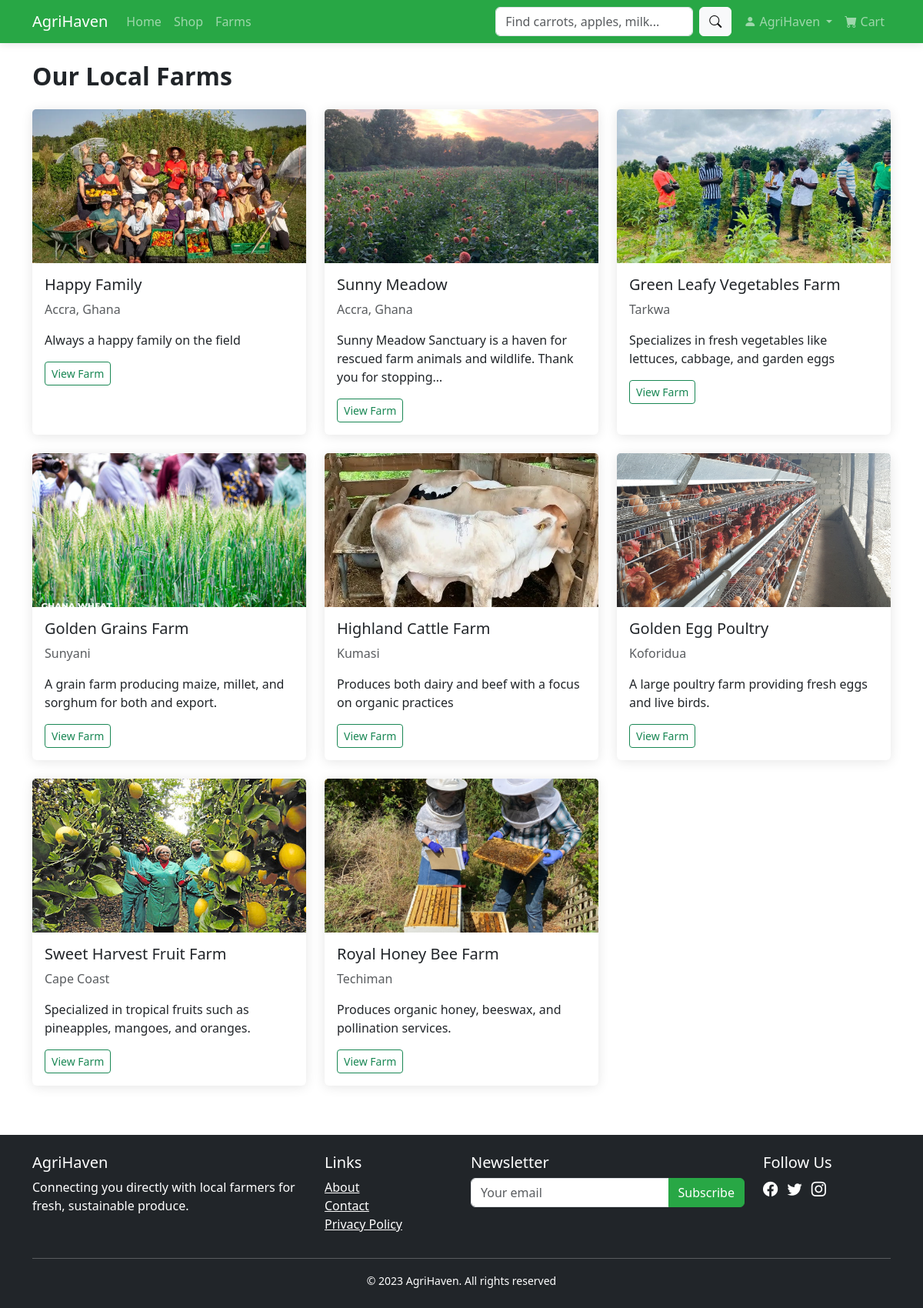
/farms/ (signed in), run on the app's committed database.
### marketplace/models.py (models this page shows, shortened)
class Farm(models.Model):
    user = models.OneToOneField(User, on_delete=models.CASCADE)
    name = models.CharField(max_length=100)
    location = models.CharField(max_length=200)
    description = models.TextField()
    image = models.ImageField(upload_to='farms/', default='defaults/farm_default.jpg', validators=[validate_image_size])
    created_at = models.DateTimeField(default=timezone.now)

### marketplace/views.py (the view)
# urls.py: path('farms/', views.farm_list, name='farms'),
def farm_list(request):
    farms = Farm.objects.all()
    context = {
        'farms': farms,
        'title': 'Our Farms'
    }
    return render(request, 'marketplace/farm_list.html', context)

### marketplace/templates/marketplace/farm_list.html
{% extends 'marketplace/base.html' %}
{% block content %}
<h2 class="fw-bold mb-4">Our Local Farms</h2>
<div class="row g-4">
    {% for farm in farms %}
    <div class="col-md-6 col-lg-4">
        <div class="card h-100">
            <img src="{{ farm.image.url }}" class="card-img-top" alt="{{ farm.name }}" style="height: 200px; object-fit: cover;">
            <div class="card-body">
                <h5 class="card-title">{{ farm.name }}</h5>
                <p class="text-muted">{{ farm.location }}</p>
                <p class="card-text">{{ farm.description|truncatechars:100 }}</p>
                <a href="{% url 'farm_detail' farm.id %}" class="btn btn-sm btn-outline-success">View Farm</a>
            </div>
        </div>
    </div>
    {% endfor %}
</div>
{% endblock %}

### marketplace/templates/marketplace/base.html (shortened to what this page needs)
{% load static %}
<!DOCTYPE html>
<html lang="en">
<head>
    <link href="https://cdn.jsdelivr.net/npm/bootstrap@5.3.0/dist/css/bootstrap.min.css" rel="stylesheet">
    <link rel="stylesheet" href="https://cdn.jsdelivr.net/npm/bootstrap-icons@1.10.0/font/bootstrap-icons.css">
    <link rel="stylesheet" href="{% static 'css/style.css' %}">
</head>
<body>
    <header>
        <nav class="navbar navbar-expand-lg navbar-dark bg-success">
            <div class="container">
                <a class="navbar-brand" href="{% url 'home' %}">AgriHaven</a>
                <div class="collapse navbar-collapse" id="navbarNav">
                    <ul class="navbar-nav me-auto">
                        <li class="nav-item"><a class="nav-link" href="{% url 'home' %}">Home</a></li>
                        <li class="nav-item"><a class="nav-link" href="{% url 'shop' %}">Shop</a></li>
                        <li class="nav-item"><a class="nav-link" href="{% url 'farms' %}">Farms</a></li>
                    </ul>
                    <form class="d-flex me-2" action="{% url 'search' %}" method="GET">
                        <input class="form-control me-2" type="search" name="q" placeholder="Find carrots, apples, milk...">
                        <button class="btn btn-light" type="submit"><i class="bi bi-search"></i></button>
                    </form>
                    <ul class="navbar-nav">
                        {% if user.is_authenticated %}
                            <li class="nav-item dropdown">
                                <a class="nav-link dropdown-toggle" href="#" role="button" data-bs-toggle="dropdown">
                                    <i class="bi bi-person-fill"></i> {{ user.username }}
                                </a>
                            </li>
                            <li class="nav-item">
                                <a class="nav-link" href="{% url 'cart' %}">
                                    <i class="bi bi-cart-fill"></i> Cart
                                </a>
                            </li>
                        {% else %}
                            <li class="nav-item"><a class="nav-link" href="{% url 'login' %}">Login</a></li>
                            <li class="nav-item"><a class="nav-link" href="{% url 'register' %}">Register</a></li>
                        {% endif %}
                    </ul>
                </div>
            </div>
        </nav>
    </header>
    <main class="container my-4">
        {% block content %}{% endblock %}
    </main>
    <footer class="bg-dark text-white py-4">
    <div class="container">
        <div class="row">
            <div class="col-md-4">
                <h5>AgriHaven</h5>
                <p>Connecting you directly with local farmers for fresh, sustainable produce.</p>
            </div>
            <div class="col-md-2">
                <h5>Links</h5>
                <ul class="list-unstyled">
                    <li><a href="{% url 'about' %}" class="text-white">About</a></li>
                    <li><a href="{% url 'contact' %}" class="text-white">Contact</a></li>
                    <li><a href="{% url 'privacy' %}" class="text-white">Privacy Policy</a></li>
                </ul>
            </div>
            <div class="col-md-4">
                <h5>Newsletter</h5>
                <form class="mb-3">
                    <div class="input-group">
                        <input type="email" class="form-control" placeholder="Your email">
                        <button class="btn btn-success" type="submit">Subscribe</button>
                    </div>
                </form>
            </div>
            <div class="col-md-2">
                <h5>Follow Us</h5>
                <div class="social-links">
                    <a href="#" class="text-white me-2"><i class="bi bi-facebook"></i></a>
                    <a href="#" class="text-white me-2"><i class="bi bi-twitter"></i></a>
                    <a href="#" class="text-white me-2"><i class="bi bi-instagram"></i></a>
                </div>
            </div>
        </div>
        <hr class="bg-light">
        <div class="text-center">
            <small>&copy; 2023 AgriHaven. All rights reserved</small>
        </div>
    </div>
</footer>
</body>
</html>

### marketplace/static/css/style.css (style rules this page uses)
.card { transition: transform 0.3s; border: none; box-shadow: 0 2px 15px rgba(0,0,0,0.1); }
.btn-success { background-color: #28a745; border-color: #28a745; }
.bg-success { background-color: #28a745 !important; }
.navbar { box-shadow: 0 2px 10px rgba(0,0,0,0.1); }
.social-links a { font-size: 1.2rem; }
html, body { height: 100%; }
body { display: flex; flex-direction: column; }
main { flex: 1 0 auto; }
footer { flex-shrink: 0; background-color: #343a40; color: white; padding: 20px 0; margin-top: 40px; }

### data on the page
Farm: image (picture), name "Happy Family", location "Accra, Ghana", description "Always a happy family on the field"
Farm: image (picture), name "Sunny Meadow", location "Accra, Ghana", description "Sunny Meadow Sanctuary is a haven for rescued farm animals and wildlife. Thank you for stopping…"
Farm: image (picture), name "Green Leafy Vegetables Farm", location "Tarkwa", description "Specializes in fresh vegetables like lettuces, cabbage, and garden eggs"
Farm: image (picture), name "Golden Grains Farm", location "Sunyani", description "A grain farm producing maize, millet, and sorghum for both and export."
Farm: image (picture), name "Highland Cattle Farm", location "Kumasi", description "Produces both dairy and beef with a focus on organic practices"
Farm: image (picture), name "Golden Egg Poultry", location "Koforidua", description "A large poultry farm providing fresh eggs and live birds."
Farm: image (picture), name "Sweet Harvest Fruit Farm", location "Cape Coast", description "Specialized in tropical fruits such as pineapples, mangoes, and oranges."
Farm: image (picture), name "Royal Honey Bee Farm", location "Techiman", description "Produces organic honey, beeswax, and pollination services."

### other printed values
{{ user.username }} "AgriHaven"
